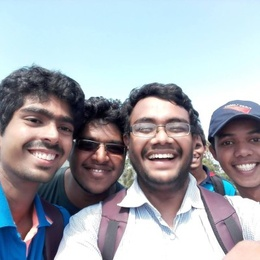
%> input picture ImagePrecessing/assignments/a03/3.jpg, 260 x 260 px, shrunk from 400 x 400 before the run
$ octave ms2.m   (GNU Octave 9; MATLAB toolbox functions it lacks are replaced by stand-ins)
%> lines starting %> are read from the running program, lines starting %| are printed output that depends on the picture
clear all;
im=im2double((imread('3.jpg')));
X = reshape(im,size(im,1)*size(im,2),3);
dataPts=X';
copy=zeros(3,size(im,1)*size(im,2));
bandWidth=0.1;
bandSq=bandWidth^2;
[numDim,numPts] = size(dataPts);
%> numDim = 3; numPts = 67600
stopThresh      = 1e-3*bandWidth;
clustCent       = [];
VisitedFlag = zeros(1,numPts);
new=VisitedFlag;
x=1;

while(length(new)~=0)
    length(new)
    myMean          = dataPts(:,x);
    myMembers=[x];
    while(1)
        sqDistToAll = sum((repmat(myMean,1,numPts) - dataPts).^2);
        inInds      = find(sqDistToAll < bandSq);
        inIndMember      = find(sqDistToAll < bandSq/2);

        myOldMean   = myMean;
        myMean      = mean(dataPts(:,inInds),2);
        myMembers=[myMembers inIndMember];

        if norm(myMean-myOldMean) < stopThresh

            merge=0;
            for k=1:size(clustCent,2)
                if(norm(clustCent(:,k)-myMean)<bandWidth/2)
                    merge=1;
                    break
                end
            end

            if(merge==1)
                clustCent(:,k)=(clustCent(:,k)+myMean)/2;
                copy(:,myMembers)=repmat(clustCent(:,k),1,length(myMembers));

            else
                clustCent=[clustCent myMean];
                copy(:,myMembers)=repmat(myMean,1,length(myMembers));
            end

            copy(:,x)=myMean;
            VisitedFlag(myMembers) = 1;
            break;
        end
    end

        new=find(VisitedFlag==0);
        if(length(new)~=0)
            x=new(ceil((length(new))*rand));
        end
end
%> this loop made 158 passes
%> after the loop, clustCent = 18 columns, first 8: [0.821 0.651 0.203 0.356 0.874 0.973 0.948 0.265; 0.959 0.514 0.18 0.278 0.746 0.869 0.993 0.226; 0.996 0.52 0.218 0.296 0.712 0.833 0.993 0.252]; merge = 1; x = 18419


Ims = reshape(copy',size(im,1),size(im,2),3);
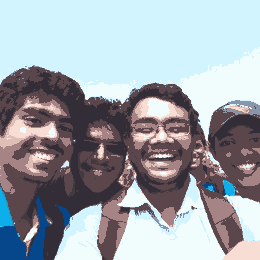
%> Ims: size 260x260x3 double; mean R, G, B 0.622, 0.647, 0.675
figure,
imshow(Ims)
